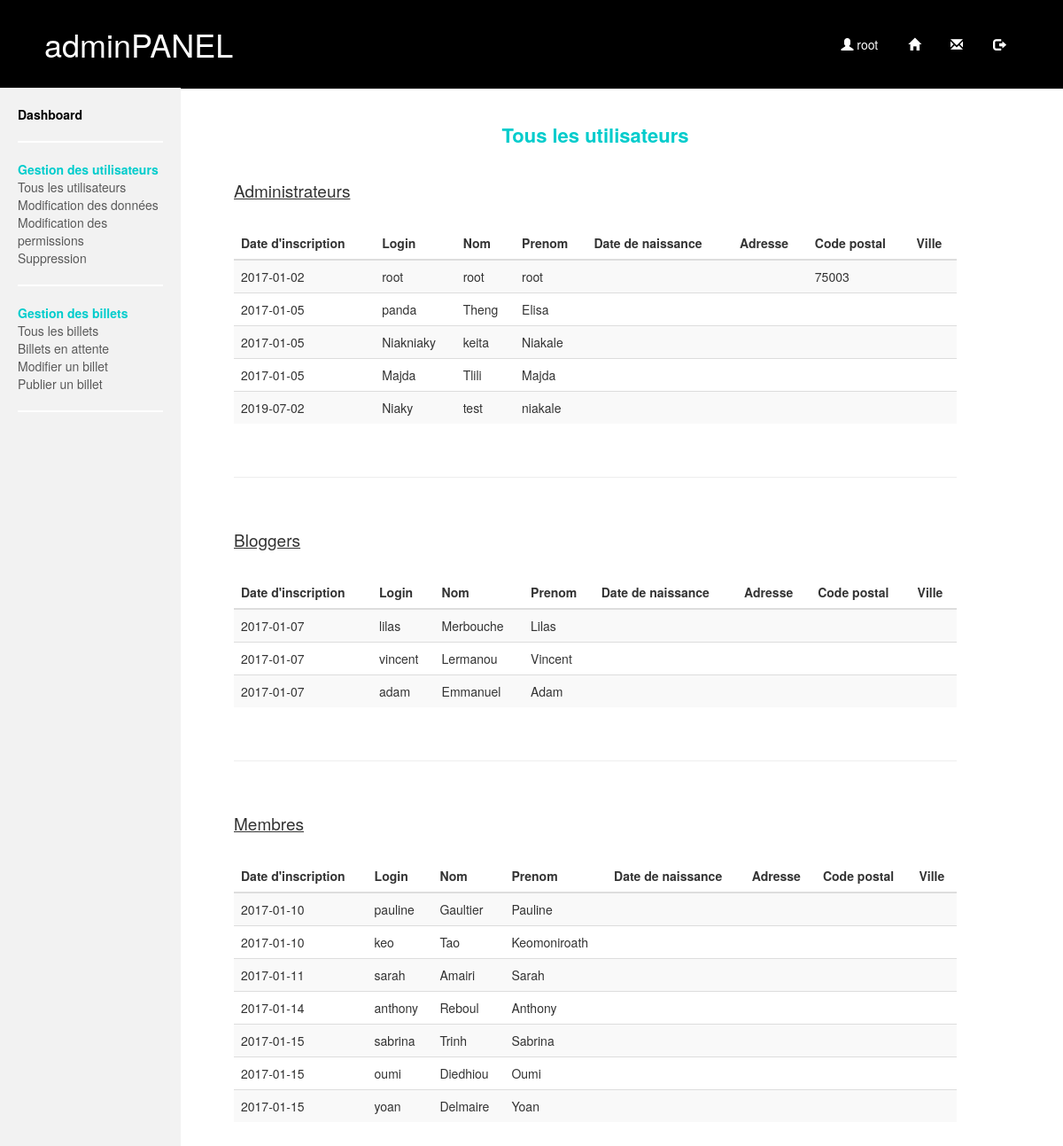
The app's page /admin/usersList.php (signed in) with its own data.
### tables this page shows
CREATE TABLE `account` (
  `id_user` int(11) NOT NULL,
  `id_type` int(11) NOT NULL,
  `login` varchar(32) NOT NULL,
  `pwd` varchar(255) NOT NULL
);

CREATE TABLE `fiche_perso` (
  `id_user` int(11) NOT NULL,
  `nom` varchar(24) NOT NULL,
  `prenom` varchar(24) NOT NULL,
  `date_naissance` date DEFAULT NULL,
  `adresse` varchar(255) DEFAULT NULL,
  `cp` int(5) DEFAULT NULL,
  `ville` varchar(32) DEFAULT NULL,
  `date_inscription` date NOT NULL
);

### sql/admin/sql_adminUsersList.php (the view, shortened to what this page needs)
<h3><u>Administrateurs</u></h3>
<br>
<?php
$query_listAdmin = $dtb->query('SELECT login, fiche_perso.* FROM account INNER JOIN fiche_perso ON account.id_user=fiche_perso.id_user WHERE id_type=1');
echo '<table class="table table-striped">
	<thead>
		<tr>
			<th>Date d\'inscription</th><th>Login</th><th>Nom</th><th>Prenom</th><th>Date de naissance</th><th>Adresse</th><th>Code postal</th><th>Ville</th>
		</tr>
	</thead>
	<tbody>';
while ($dataListAdmin = $query_listAdmin->fetch()) {
	echo '<tr>
		<td>' . $dataListAdmin['date_inscription'] . '</td><td>' . $dataListAdmin['login'] . '</td><td>' . $dataListAdmin['nom'] . '</td><td>' . $dataListAdmin['prenom'] . '</td><td>' . $dataListAdmin['date_naissance'] . '</td><td>' . $dataListAdmin['adresse'] . '</td><td>' . $dataListAdmin['cp'] . '</td><td>' . $dataListAdmin['ville'] . '</td>
	</tr>';
}
echo '</tbody>
</table>';
?>
<br><hr><br>
<h3><u>Bloggers</u></h3>
<br>
<?php
$query_listUsers = $dtb->query('SELECT login, fiche_perso.* FROM account INNER JOIN fiche_perso ON account.id_user=fiche_perso.id_user WHERE id_type=2');
echo '<table class="table table-striped">
	<thead>
		<tr>
			<th>Date d\'inscription</th><th>Login</th><th>Nom</th><th>Prenom</th><th>Date de naissance</th><th>Adresse</th><th>Code postal</th><th>Ville</th>
		</tr>
	</thead>
	<tbody>';
while ($dataListUsers = $query_listUsers->fetch()) {
	echo '<tr>
		<td>' . $dataListUsers['date_inscription'] . '</td><td>' . $dataListUsers['login'] . '</td><td>' . $dataListUsers['nom'] . '</td><td>' . $dataListUsers['prenom'] . '</td><td>' . $dataListUsers['date_naissance'] . '</td><td>' . $dataListUsers['adresse'] . '</td><td>' . $dataListUsers['cp'] . '</td><td>' . $dataListUsers['ville'] . '</td>
	</tr>';
}
echo '</tbody>
</table>';
?>
<br><hr><br>
<h3><u>Membres</u></h3>
<br>
<?php
$query_listMember = $dtb->query('SELECT login, fiche_perso.* FROM account INNER JOIN fiche_perso ON account.id_user=fiche_perso.id_user WHERE id_type=3');
echo '<table class="table table-striped">
	<thead>
		<tr>
			<th>Date d\'inscription</th><th>Login</th><th>Nom</th><th>Prenom</th><th>Date de naissance</th><th>Adresse</th><th>Code postal</th><th>Ville</th>
		</tr>
	</thead>
	<tbody>';
while ($datalistMember = $query_listMember->fetch()) {
	echo '<tr>
		<td>' . $datalistMember['date_inscription'] . '</td><td>' . $datalistMember['login'] . '</td><td>' . $datalistMember['nom'] . '</td><td>' . $datalistMember['prenom'] . '</td><td>' . $datalistMember['date_naissance'] . '</td><td>' . $datalistMember['adresse'] . '</td><td>' . $datalistMember['cp'] . '</td><td>' . $datalistMember['ville'] . '</td>
	</tr>';
}
echo '</tbody>
</table>';
?>

### css/stylesAdmin.css (style rules this page uses)
html, body, ul { margin: 0; padding: 0; }
body { background-color: white; }
section h3 { font-size: 19px; }

### records on screen
account: fiche_perso.date_inscription "2017-01-02", login "root", fiche_perso.nom "root", fiche_perso.prenom "root", fiche_perso.cp "75003"
account: fiche_perso.date_inscription "2017-01-05", login "panda", fiche_perso.nom "Theng", fiche_perso.prenom "Elisa"
account: fiche_perso.date_inscription "2017-01-05", login "Niakniaky", fiche_perso.nom "keita", fiche_perso.prenom "Niakale"
account: fiche_perso.date_inscription "2017-01-05", login "Majda", fiche_perso.nom "Tlili", fiche_perso.prenom "Majda"
account: fiche_perso.date_inscription "2019-07-02", login "Niaky", fiche_perso.nom "test", fiche_perso.prenom "niakale"
account: fiche_perso.date_inscription "2017-01-07", login "lilas", fiche_perso.nom "Merbouche", fiche_perso.prenom "Lilas"
account: fiche_perso.date_inscription "2017-01-07", login "vincent", fiche_perso.nom "Lermanou", fiche_perso.prenom "Vincent"
account: fiche_perso.date_inscription "2017-01-07", login "adam", fiche_perso.nom "Emmanuel", fiche_perso.prenom "Adam"
account: fiche_perso.date_inscription "2017-01-10", login "pauline", fiche_perso.nom "Gaultier", fiche_perso.prenom "Pauline"
account: fiche_perso.date_inscription "2017-01-10", login "keo", fiche_perso.nom "Tao", fiche_perso.prenom "Keomoniroath"
account: fiche_perso.date_inscription "2017-01-11", login "sarah", fiche_perso.nom "Amairi", fiche_perso.prenom "Sarah"
account: fiche_perso.date_inscription "2017-01-14", login "anthony", fiche_perso.nom "Reboul", fiche_perso.prenom "Anthony"
account: fiche_perso.date_inscription "2017-01-15", login "sabrina", fiche_perso.nom "Trinh", fiche_perso.prenom "Sabrina"
account: fiche_perso.date_inscription "2017-01-15", login "oumi", fiche_perso.nom "Diedhiou", fiche_perso.prenom "Oumi"
account: fiche_perso.date_inscription "2017-01-15", login "yoan", fiche_perso.nom "Delmaire", fiche_perso.prenom "Yoan"

### other values on screen
$_SESSION['login'] "root"
